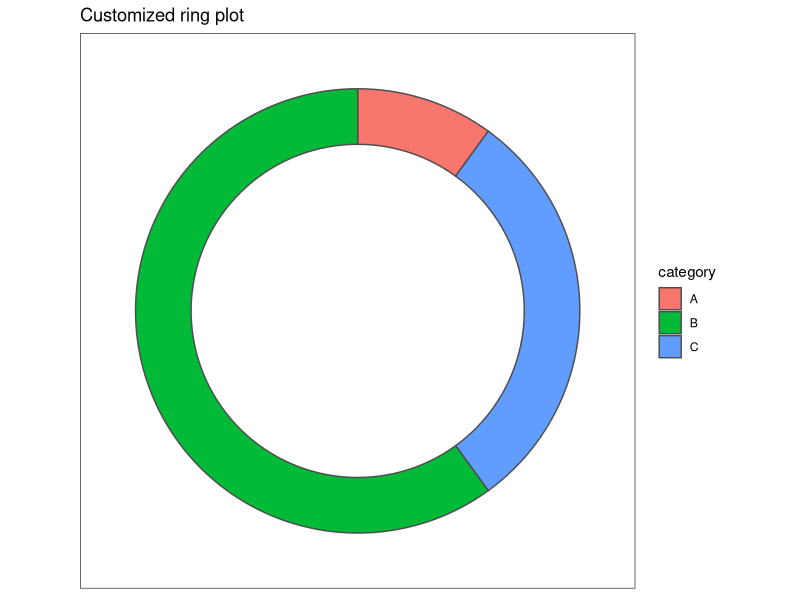

Generate this figure with R: (Note: this script raises an error after producing the figure.)
age<-round(rnorm(1000,60,15))
age.n.grp<-data.frame(
  age=round(rnorm(2000,60,15)),
  group=sample(1:3,2000,replace=T)
)
age.n.grp$age[age.n.grp$group==2]<-age.n.grp$age[age.n.grp$group==2]+3
age.n.grp$age[age.n.grp$group==3]<-age.n.grp$age[age.n.grp$group==3]+6

prev.df<-data.frame(
  Disease=c("Diabetes","Hypertension","Dyslipidemia","Asthma","COPD","Heart Failure","CHD","Stroke","TIA","CKD","Hip Fracture","Oesteoprosis","Spine Fracture"),
  Prevalence=runif(13),
  Std=runif(13)
)

library(ggplot2)

# Create test data.
dat = data.frame(count=c(10, 60, 30), category=c("A", "B", "C"))

# Add addition columns, needed for drawing with geom_rect.
dat$fraction = dat$count / sum(dat$count)
dat = dat[order(dat$fraction), ]
dat$ymax = cumsum(dat$fraction)
dat$ymin = c(0, head(dat$ymax, n=-1))


p2 = ggplot(dat, aes(fill=category, ymax=ymax, ymin=ymin, xmax=4, xmin=3)) +
  geom_rect(colour="grey30") +
  coord_polar(theta="y") +
  xlim(c(0, 4)) +
  theme_bw() +
  theme(panel.grid=element_blank()) +
  theme(axis.text=element_blank()) +
  theme(axis.ticks=element_blank()) +
  labs(title="Customized ring plot")


ggplot() +
  geom_bar(data=data, mapping=aes(x=3,y=Perc,fill=Category),stat="identity",colour="grey30") +
  coord_polar(theta="y") +
  xlab("")+ylab("")+ggtitle(Title)
  xlim(c(0, 4)) +
  theme_bw() +
  theme(panel.grid=element_blank(),
        axis.text=element_blank(),
        axis.ticks=element_blank())

  
cat.df.comp<-rbind(cat.df,cat.df,cat.df,cat.df)
cat.df.comp$group<-rep(1:4,each=4)
cat.df.comp$Freq<-abs(cat.df.comp$Freq+sample(1:5000,16)-2500)
